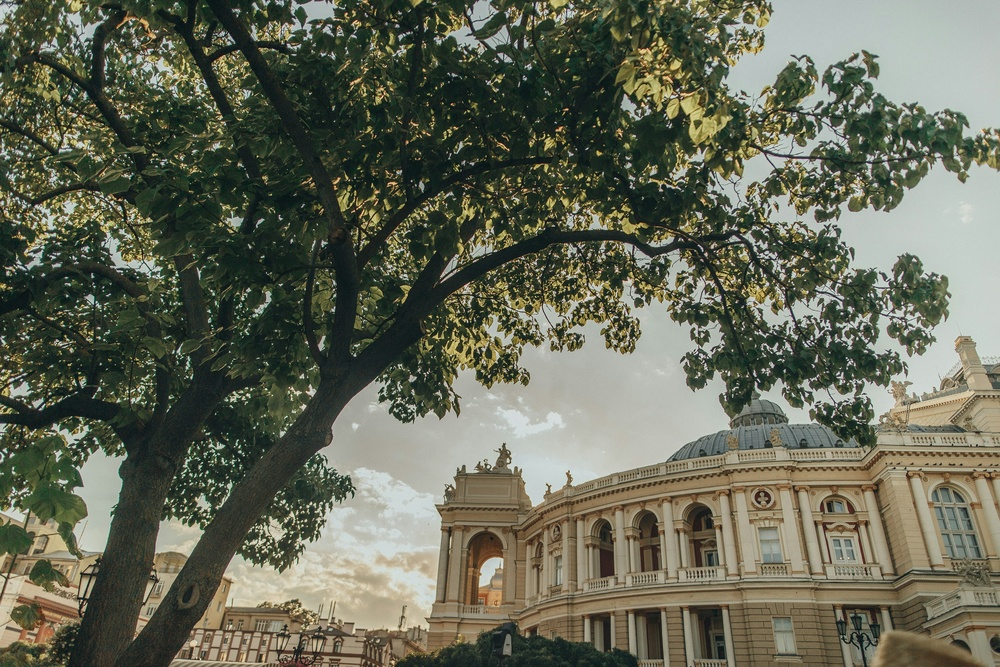
#> input picture images/high_contrast_image_1.jpg, 1000 x 667 px, shrunk from 3543 x 2362 before the run, found by its file name
$ jupyter execute --allow-errors histogram_matching.ipynb
#> lines starting #> are read from the running program, lines starting #| are printed output that depends on the picture
[cell 1]
# CANNY
# CALE
# MORPHOLOGY
# HISTOGRAM MATCHING
# EQUALIZATION
# CONTRAST

import cv2
import numpy as np
import matplotlib.pyplot as plt
from skimage import exposure, img_as_ubyte
import os
# ----------------------------
# Load images
# ----------------------------
# Replace with your images
paths =os.getcwd().split(os.sep)
paths.pop()
low_contrast_img_path = os.path.join(os.sep.join(paths), 'image/low_contrast_image.jpg')
imgpath2 = os.path.join(os.sep.join(paths), 'image/high_contrast_image_1.jpg')
source = cv2.imread(low_contrast_img_path, cv2.IMREAD_GRAYSCALE)
reference = cv2.imread(imgpath2, cv2.IMREAD_GRAYSCALE)
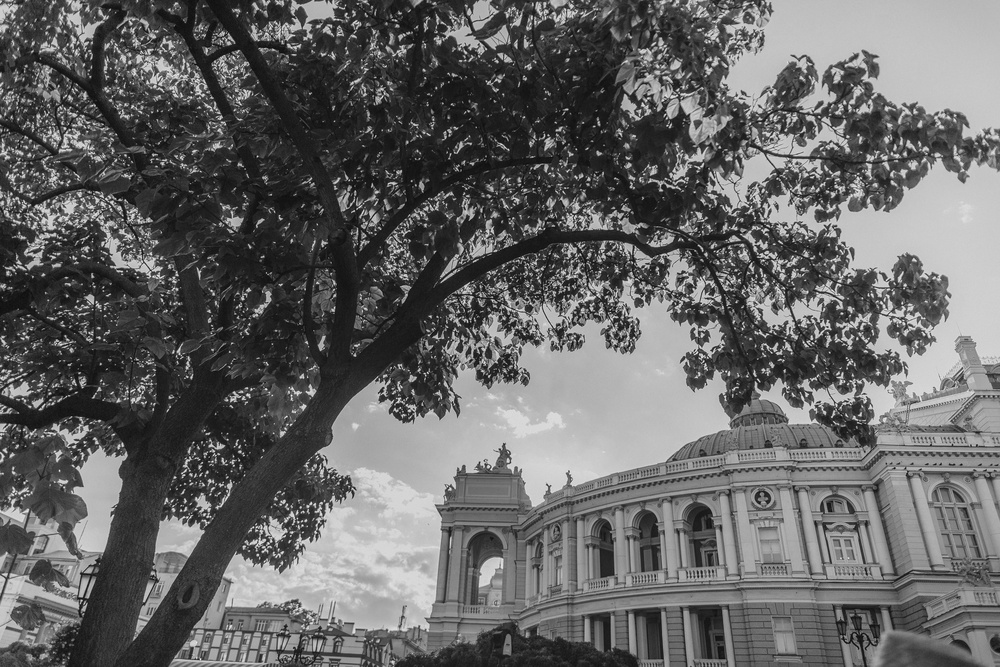
#> reference: shape (667, 1000); min 5, max 250, mean 101.1

#> (the rest of this cell did not finish here and is left out)

[cell 2]
low_contrast_img_path = os.path.join(os.sep.join(paths), 'image/einstein.jpeg')
high_contrast_img_path = os.path.join(os.sep.join(paths), 'image/tulip.jpeg')
source = cv2.imread(low_contrast_img_path, cv2.IMREAD_GRAYSCALE)
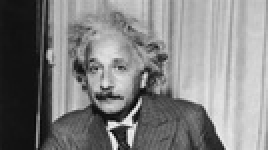
#> input picture image/einstein.jpeg, 134 x 75 px, shrunk from 474 x 266 before the run (shown 2 times larger)
#> source is the input picture: shape (75, 134); min 8, max 247, mean 129.5
reference = cv2.imread(high_contrast_img_path, cv2.IMREAD_GRAYSCALE)
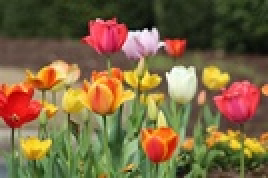
#> input picture image/tulip.jpeg, 134 x 89 px, shrunk from 474 x 316 before the run (shown 2 times larger)
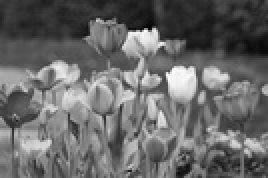
#> reference: shape (89, 134) (shown 2 times larger); min 5, max 255, mean 104.5

if source is None or reference is None:
    raise FileNotFoundError("One or both image paths are incorrect or images not found.")
    exit(1)

matched_builtin = exposure.match_histograms(source, reference)
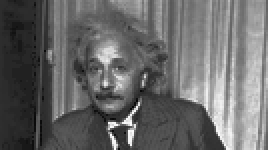
#> matched_builtin: shape (75, 134) float64 (shown 2 times larger); min 5.37, max 255, mean 104.9
#> (the rest of this cell did not finish here and is left out)

[cell 3]
low_contrast_img_path = os.path.join(os.sep.join(paths), 'image/einstein.jpeg')
high_contrast_img_path = os.path.join(os.sep.join(paths), 'image/tulip.jpeg')
reference = cv2.imread(low_contrast_img_path, cv2.IMREAD_GRAYSCALE)
source= cv2.imread(high_contrast_img_path, cv2.IMREAD_GRAYSCALE)

if source is None or reference is None:
    raise FileNotFoundError("One or both image paths are incorrect or images not found.")
    exit(1)

matched_builtin = exposure.match_histograms(source, reference)
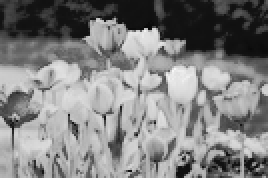
#> matched_builtin: shape (89, 134) float64 (shown 2 times larger); min 8, max 247, mean 129.6
#> (the rest of this cell did not finish here and is left out)
